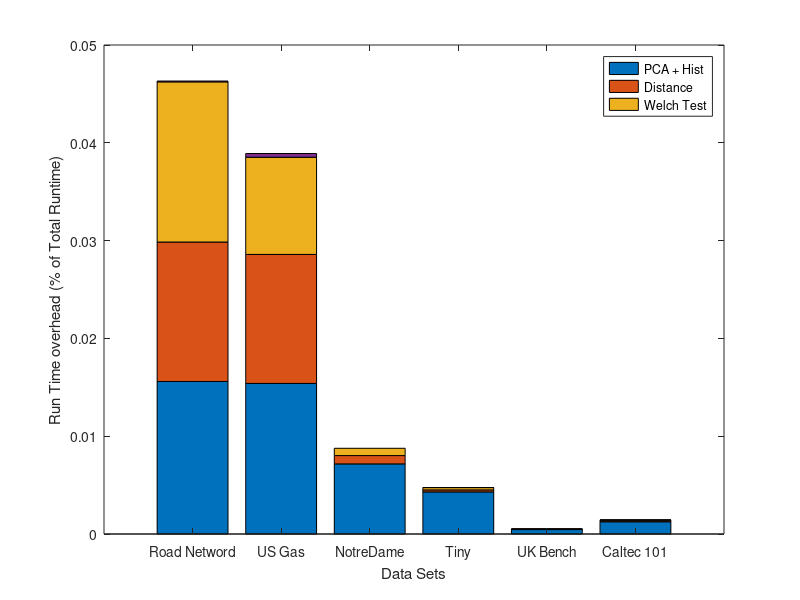

This figure's MATLAB source:
y = [(2402/154009) (2196/154009) (2522/154009) (13/154009); (3255/211386) (2788/211386) (2100/211386) (81/211386); 
(34137/4761300) (4050/4761300) (3549/4761300) (0/4761300); 
(118758/27585000) (5688/27585000) (6475/27585000) (186/27585000); 
(43352/95580000) (2752/95580000) (2900/95580000) (8/95580000); 
(43035/34443000) (3411/34443000) (2985/34443000) (246/34443000)];

hBar = bar(y, 'stacked');
xt = get(gca, 'XTick');
set(gca, 'XTick', xt, 'XTickLabel', {'Road Netword' 'US Gas' 'NotreDame' 'Tiny' 'UK Bench' 'Caltec 101'})
legend('PCA + Hist', 'Distance', 'Welch Test')


xlabel('Data Sets');
ylabel('Run Time overhead (% of Total Runtime)')